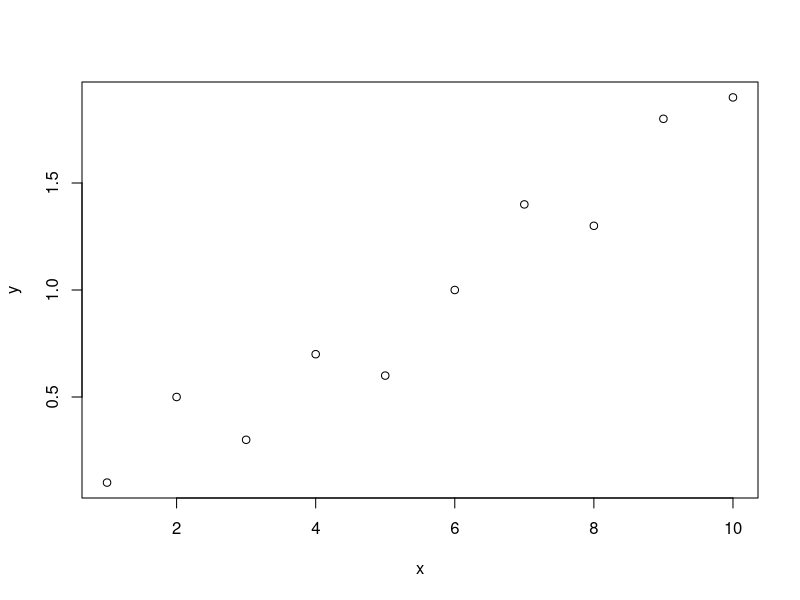

Here is the R script that generated this plot:
data <- read.csv("data/data.csv", header=T, stringsAsFactors = FALSE)

dir.create("output")
pdf("output/plot.pdf", width=7, height=7)
  plot(y ~ x, data=data)
dev.off()


